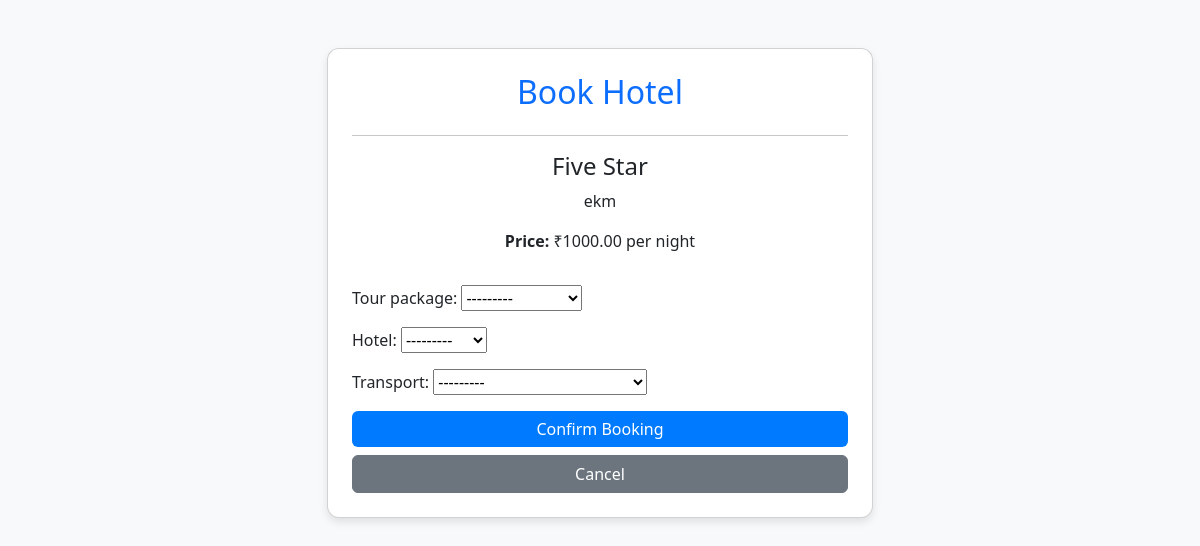
Screenshot of /book-hotel/3/ (signed in) with the database file from the repository.
### app/models.py (models this page shows)
class Hotel(models.Model):
    name = models.CharField(max_length=255)
    location = models.CharField(max_length=255)
    rating = models.FloatField()
    price_per_night = models.DecimalField(max_digits=10, decimal_places=2)
    available_rooms = models.IntegerField()
    image = models.ImageField(upload_to='hotels/', null=True, blank=True)
    def __str__(self):
        return self.name

### app/views.py (the view)
# urls.py: path('book-hotel/<int:hotel_id>/', views.book_hotel, name='book_hotel'),
def book_hotel(request, hotel_id):
    customer = get_logged_in_customer(request)
    if not customer:
        messages.error(request, "You must be logged in to book a hotel.")
        return redirect("login")
    hotel = Hotel.objects.get(id=hotel_id)
    if request.method == "POST":
        form = BookingForm(request.POST)
        if form.is_valid():
            booking = form.save(commit=False)
            booking.customer = customer
            booking.hotel = hotel  # Ensure only hotel is assigned
            booking.tour_package = None  # Prevent package assignment
            booking.transport = None
            booking.save()
            messages.success(request, "Hotel booked successfully!")
            return redirect("view_bookings")
    else:
        form = BookingForm()
    return render(request, "customer/book_hotel.html", {"form": form, "hotel": hotel})

### app/forms.py
class BookingForm(forms.ModelForm):
    class Meta:
        model = Booking
        fields = ['tour_package', 'hotel', 'transport']

### app/models.py (called while the page is built)
    def __str__(self):
        return self.name

    def __str__(self):
        return f"{self.mode} - {self.provider}"

### app/views.py (called while the page is built)
def get_logged_in_customer(request):
    user_id = request.session.get("user_id")
    if user_id:
        try:
            return Customer.objects.get(id=user_id)
        except Customer.DoesNotExist:
            return None
    return None

### templates/customer/book_hotel.html (shortened to what this page needs)
<!DOCTYPE html>
<html lang="en">
<head>
    <link href="https://cdn.jsdelivr.net/npm/bootstrap@5.3.0/dist/css/bootstrap.min.css" rel="stylesheet">
</head>
<body>
    <div class="container mt-5">
        <div class="row justify-content-center">
            <div class="col-md-6">
                <div class="card p-4">
                    <h2 class="text-center text-primary">Book Hotel</h2>
                    <hr>
                    <h4 class="text-center">{{ hotel.name }}</h4>
                    <p class="text-center">{{ hotel.location }}</p>
                    <p class="text-center"><strong>Price:</strong> ₹{{ hotel.price_per_night }} per night</p>
                    <form method="POST" class="mt-3">
                        <div class="mb-3">
                            {{ form.as_p }}
                        </div>
                        <div class="d-grid gap-2">
                            <button type="submit" class="btn btn-primary">Confirm Booking</button>
                            <a href="{% url 'view_bookings' %}" class="btn btn-secondary">Cancel</a>
                        </div>
                    </form>
                </div>
            </div>
        </div>
    </div>
</body>
</html>

### templates/customer/book_hotel.html (style rules this page uses)
body { background-color: #f8f9fa; }
.card { border-radius: 12px; box-shadow: 0 4px 8px rgba(0, 0, 0, 0.1); background: #fff; }
.btn-primary { background-color: #007bff; border: none; }

### rows the page displays
Hotel: name "Five Star", location "ekm", price_per_night "1000.00"
